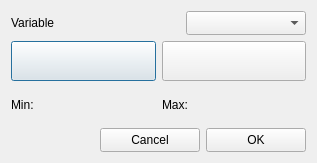
<?xml version="1.0" encoding="UTF-8"?>
<ui version="4.0">
 <class>HighlightTableVarDialog</class>
 <widget class="QDialog" name="HighlightTableVarDialog">
  <property name="geometry">
   <rect>
    <x>0</x>
    <y>0</y>
    <width>317</width>
    <height>163</height>
   </rect>
  </property>
  <property name="windowTitle">
   <string>Highlight Variable...</string>
  </property>
  <layout class="QGridLayout" name="gridLayout_3">
   <item row="0" column="0">
    <layout class="QGridLayout" name="gridLayout">
     <item row="0" column="0">
      <widget class="QLabel" name="label_3">
       <property name="text">
        <string>Variable </string>
       </property>
      </widget>
     </item>
     <item row="0" column="1">
      <widget class="QComboBox" name="varlist">
       <property name="minimumSize">
        <size>
         <width>120</width>
         <height>24</height>
        </size>
       </property>
       <property name="maximumSize">
        <size>
         <width>120</width>
         <height>24</height>
        </size>
       </property>
      </widget>
     </item>
    </layout>
   </item>
   <item row="1" column="0">
    <layout class="QGridLayout" name="gridLayout_2">
     <item row="0" column="0">
      <widget class="QPushButton" name="actionSelectColorMin">
       <property name="minimumSize">
        <size>
         <width>60</width>
         <height>40</height>
        </size>
       </property>
       <property name="text">
        <string/>
       </property>
      </widget>
     </item>
     <item row="0" column="1">
      <widget class="QPushButton" name="actionSelectColorMax">
       <property name="minimumSize">
        <size>
         <width>60</width>
         <height>40</height>
        </size>
       </property>
       <property name="text">
        <string/>
       </property>
      </widget>
     </item>
     <item row="1" column="0">
      <widget class="QLabel" name="label">
       <property name="text">
        <string>Min:</string>
       </property>
      </widget>
     </item>
     <item row="1" column="1">
      <widget class="QLabel" name="label_2">
       <property name="text">
        <string>Max:</string>
       </property>
      </widget>
     </item>
    </layout>
   </item>
   <item row="2" column="0">
    <layout class="QHBoxLayout" name="horizontalLayout_2">
     <item>
      <spacer name="horizontalSpacer">
       <property name="sizePolicy">
        <sizepolicy hsizetype="Minimum" vsizetype="Minimum">
         <horstretch>0</horstretch>
         <verstretch>0</verstretch>
        </sizepolicy>
       </property>
       <property name="orientation">
        <enum>Qt::Horizontal</enum>
       </property>
       <property name="sizeHint" stdset="0">
        <size>
         <width>40</width>
         <height>20</height>
        </size>
       </property>
      </spacer>
     </item>
     <item>
      <widget class="QPushButton" name="cancelButton">
       <property name="minimumSize">
        <size>
         <width>100</width>
         <height>24</height>
        </size>
       </property>
       <property name="maximumSize">
        <size>
         <width>100</width>
         <height>24</height>
        </size>
       </property>
       <property name="text">
        <string>Cancel</string>
       </property>
      </widget>
     </item>
     <item>
      <widget class="QPushButton" name="okButton">
       <property name="minimumSize">
        <size>
         <width>100</width>
         <height>24</height>
        </size>
       </property>
       <property name="maximumSize">
        <size>
         <width>100</width>
         <height>24</height>
        </size>
       </property>
       <property name="text">
        <string>OK</string>
       </property>
      </widget>
     </item>
    </layout>
   </item>
  </layout>
 </widget>
 <resources/>
 <connections/>
</ui>
